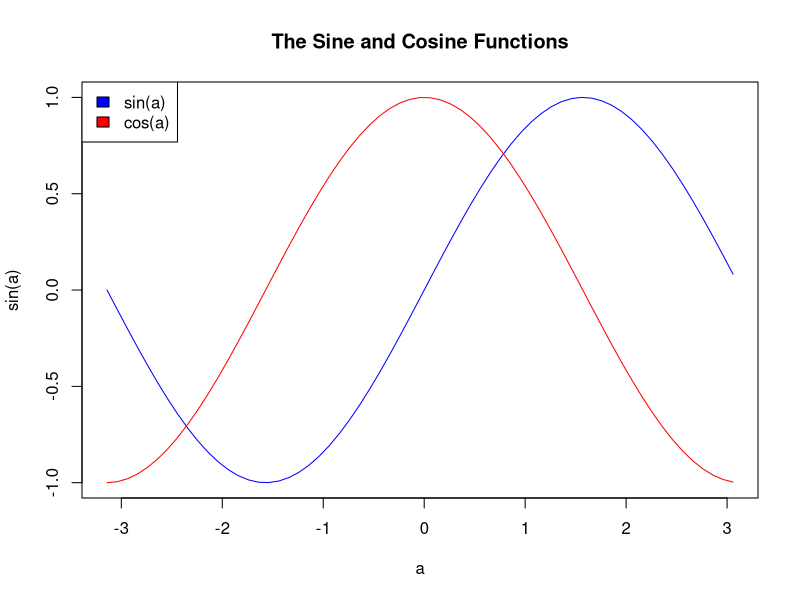

Generate this figure with R:
#Author: Mitchell Krystofiak
#Class: Prediction Methods
#Date: September 1, 2021
#Description: This is a beginner program demonstrating
#             the basics of R language.

print("Variable assignment")
x <- 5
cat("x = ", x, '\n')

y <- 14
cat("y = ", y, '\n')

z <- 143
cat("z = ", z, '\n\n')

print("Basic operations")
cat("x + y = ", x+y, '\n')
cat("x - z = ", x-z, '\n')
cat("x*y - z = ", x*y -z, '\n')
cat("x/y - z = ", x/y -z, '\n')
cat("x^2 + z = ", x^2 + z, '\n\n')

print("Intrinsic functions")
cat("sin(0) = ", sin(0), '\n')
cat("cos(0) = ", cos(0), '\n')
cat("tan(pi/4) = ", tan(pi/4), '\n')
cat("ln(e) = ", log(exp(1)), '\n')
cat("sqrt(144) = ", sqrt(144), '\n\n')

print("Plotting Functions")
a <- seq(-pi, pi, 0.1)
plot(a, sin(a), 
     main="The Sine and Cosine Functions",
     type="l",
     col="blue")
lines(a, cos(a), col="red")
legend("topleft",
       c("sin(a)","cos(a)"),
       fill=c("blue","red"))

vector <- c(1,2,3,pi)



